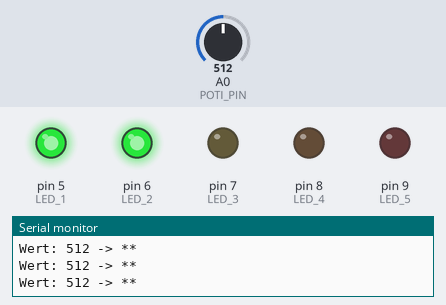
Bench run of a sketch on a simulated Arduino Uno, built with avr-gcc and run on an emulated ATmega328P. On the bench: output pins drawn as LEDs (lit = HIGH), the last lines printed to the serial monitor. The test bench sets the inputs (shaded band); at power-on: A0 (POTI_PIN) = 512.

Above: at 1.2 s.
1.3 s: A0 (POTI_PIN) set to 595
2.8 s: A0 (POTI_PIN) set to 622
At 3.5 s:
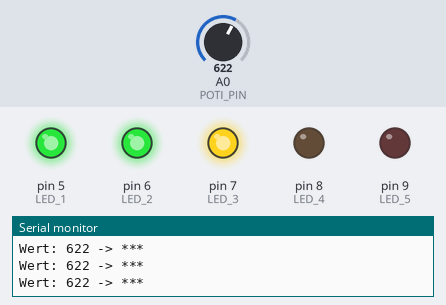
4.3 s: A0 (POTI_PIN) set to 810
5.8 s: A0 (POTI_PIN) set to 835
At 6.3 s:
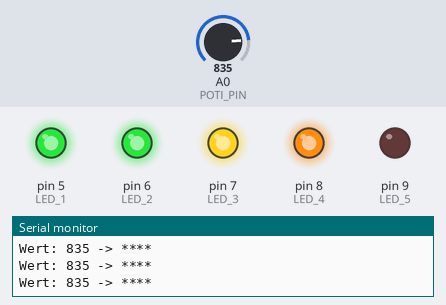
7.3 s: A0 (POTI_PIN) set to 1007
8.8 s: A0 (POTI_PIN) set to 1023
At 9.2 s:
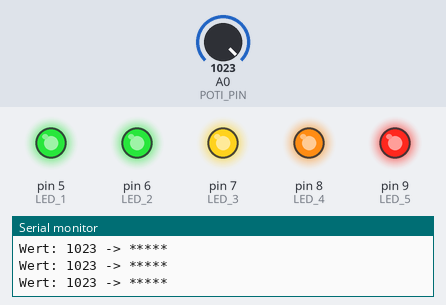
Timing chart, 0 to 11.3 s (numbered marks = the images above; inputs shaded):
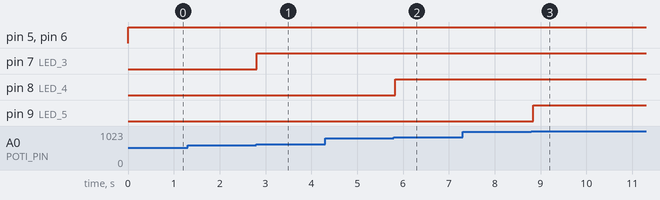

Measured:
- the behaviour switches between 613 and 614 on A0 (POTI_PIN) (found by bisection; images 0 and 1)
- the behaviour switches between 818 and 819 on A0 (POTI_PIN) (found by bisection; images 1 and 2)
- the behaviour switches between 1022 and 1023 on A0 (POTI_PIN) (found by bisection; images 2 and 3)
- after the input at 2.8 s, pin 7 (LED_3): LOW → HIGH at once
- after the input at 5.8 s, pin 8 (LED_4): LOW → HIGH at once
- after the input at 8.8 s, pin 9 (LED_5): LOW → HIGH at once

The sketch:

challenge1_bargraph.ino
```cpp
// B04 Challenge 1: Bargraph (VU-Meter)
// 5 LEDs zeigen den Poti-Wert als Füllstandsanzeige

const int POTI_PIN = A0;

const int LED_1 = 5;
const int LED_2 = 6;
const int LED_3 = 7;
const int LED_4 = 8;
const int LED_5 = 9;

void setup() {
  pinMode(LED_1, OUTPUT);
  pinMode(LED_2, OUTPUT);
  pinMode(LED_3, OUTPUT);
  pinMode(LED_4, OUTPUT);
  pinMode(LED_5, OUTPUT);

  Serial.begin(9600);
  Serial.println("Bargraph - Drehe am Poti!");
}

void loop() {
  int wert = analogRead(POTI_PIN);  // 0-1023
  int stufe = map(wert, 0, 1023, 0, 5);  // 0-5 LEDs

  // LEDs entsprechend setzen
  digitalWrite(LED_1, stufe >= 1 ? HIGH : LOW);
  digitalWrite(LED_2, stufe >= 2 ? HIGH : LOW);
  digitalWrite(LED_3, stufe >= 3 ? HIGH : LOW);
  digitalWrite(LED_4, stufe >= 4 ? HIGH : LOW);
  digitalWrite(LED_5, stufe >= 5 ? HIGH : LOW);

  // Debug-Ausgabe
  Serial.print("Wert: ");
  Serial.print(wert);
  Serial.print(" -> ");
  for (int i = 0; i < stufe; i++) {
    Serial.print("*");
  }
  Serial.println();

  delay(100);
}
```
